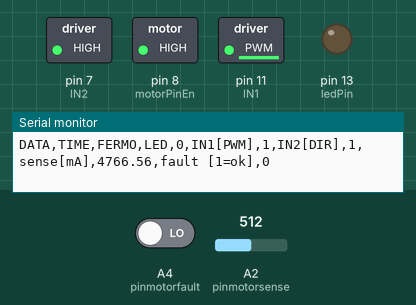
A sketch run on a simulated Arduino Uno, built with avr-gcc and run on an emulated ATmega328P. Parts: switched loads named in the sketch (green lamp = pin HIGH), output pins drawn as LEDs (lit = HIGH), the last lines printed to the serial monitor. The inputs (shaded band) are chosen by the test bench; at power-on: A2 (pinmotorsense) = 512, A4 (pinmotorfault) LOW.

Above: at 15.6 s.
15.7 s: A2 (pinmotorsense) set to 0
At 16.6 s:
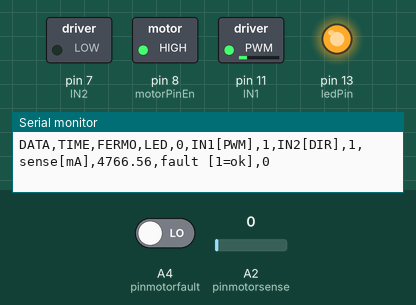
18.4 s: A2 (pinmotorsense) set to 25
At 21.7 s:
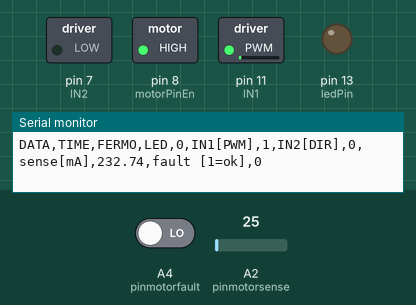
At 23.1 s:
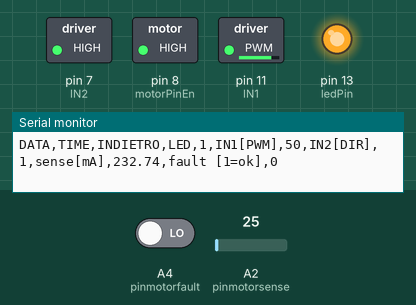
Timing chart, 0 to 38.0 s (numbered marks = the images above; inputs shaded):
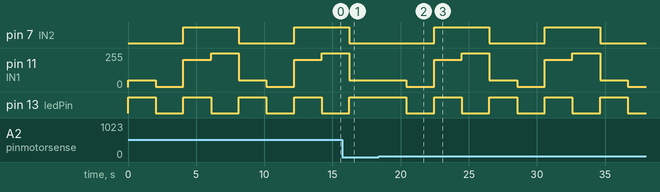

The sketch:

mc33926.ino
```cpp
// this is a pololu motor test

// MC33926 motor driver
// Check http://forum.pololu.com/viewtopic.php?f=15&t=5272#p25031 for explanations.
//(8-bit PWM=255, 10-bit PWM=1023)
// IN1 PinPWM         IN2 IN2
// PWM                L     Forward
// nPWM               H     Reverse

//void setMC33926(int IN2, int pinPWM, int speed){
//  if (speed < 0){
 //   digitalWrite(IN2, HIGH) ;
 //   analogWrite(pinPWM, 255-((byte)abs(speed)));
 // } else {
 //   digitalWrite(IN2, LOW) ;
 //   analogWrite(pinPWM, ((byte)speed));
 // }
//}

//MC33926: PER motorsense
//resolution 525mV / A
//with 0 A is output also 0V and on AD pin I will read 0
//with 5 A is output 2,625 V and on the AD pin I will read 538
//Esempio:
//5A x 0.525V/A = 2.625V
// il pin leggeraà 2.625V x 1023 / 5V = 538
//NB: gli analog pin leggono 0-1023 0-5V

int pwm;
int ledPin = 13;
int statuspin;
int row=0;   //per il seriale

int IN1 = 11;  //----> IN1   (Pin Input PWM, PWM or -PWM)
int IN2= 7;    //----> IN2   (Pin DIR, L o H)
int pinmotorfault= A4;    //----> M2SF    (fault)
int pinmotorsense= A2;    //----> M2FB    (sense) 525mV/A
int motorPinEn= 8;   //----> EN      (abilita motori)

//letture
int ledStat;
int motorStat;
float senseStat;
float senseAmp;
int faultStat;


void setup()
{
  // definizioni
  pinMode(ledPin,OUTPUT);
  pinMode(IN1,OUTPUT);
  pinMode(IN2,OUTPUT);
  pinMode(pinmotorfault,INPUT);
  pinMode(pinmotorsense,INPUT);
  pinMode(motorPinEn,OUTPUT);


  // settaggi iniziali
  digitalWrite(ledPin,LOW);   // setto il led spento
  digitalWrite(motorPinEn,HIGH);   // non abilito i motori perchè sono su 5V

  analogWrite(IN1,0); // setto la velocità nulla iniziale

  //contatto con la seriale
  Serial.begin(9600);
}


void loop()
{
  // STAMPA TUTTI I VALORI
  row++;

  if (row>15)
  {
   row=0;
   Serial.println("ROW,SET,2");
   Serial.println("CLEARDATA");
  }


  //FORWARD
  pwm=50;
  digitalWrite(ledPin,HIGH); //led acceso
  digitalWrite(IN2,LOW); //Forward
  analogWrite(IN1,pwm);

  delay(5);
  ledStat=digitalRead(ledPin);
  motorStat=digitalRead(IN2);

  do {//continua a leggere il valore di corrente fino a che è diverso da 0
    senseStat=analogRead(pinmotorsense);
    delay(5);
    senseAmp = 5*senseStat/1023/0.525*1000; // trasformo in milliAmpere (attenzione: prima divido e poi moltiplico, altrimenti vado fuori con la dimensione della variabile)
  } while(senseAmp==0);

  faultStat=digitalRead(pinmotorfault);
  delay(5);
  Serial.print("DATA,TIME,"); Serial.print("AVANTI"); Serial.print(",LED,"); Serial.print(ledStat); Serial.print(",IN1[PWM],"); Serial.print(pwm);Serial.print(",IN2[DIR],"); Serial.print(motorStat);Serial.print(",sense[mA],"); Serial.print(senseAmp);Serial.print(",fault [1=ok],"); Serial.println(faultStat);
  faultStat=0;
  delay(2000);


  //ZERO
  pwm=1;
  digitalWrite(ledPin,LOW); //led spento
  analogWrite(IN1,pwm);

  delay(5);
  ledStat=digitalRead(ledPin);
  motorStat=digitalRead(IN2);

  senseStat=analogRead(pinmotorsense);
  delay(5);
  senseAmp = 5*senseStat/1023/0.525*1000; // trasformo in milliAmpere (attenzione: prima divido e poi moltiplico, altrimenti vado fuori con la dimensione della variabile)

  faultStat=digitalRead(pinmotorfault);
  delay(5);
  Serial.print("DATA,TIME,"); Serial.print("FERMO"); Serial.print(",LED,"); Serial.print(ledStat); Serial.print(",IN1[PWM],"); Serial.print(pwm);Serial.print(",IN2[DIR],"); Serial.print(motorStat);Serial.print(",sense[mA],"); Serial.print(senseAmp);Serial.print(",fault [1=ok],"); Serial.println(faultStat);
  faultStat=0;
  delay(2000);


  //REVERSE
  pwm=50;
  digitalWrite(ledPin,HIGH); //led acceso
  digitalWrite(IN2,HIGH); //Reverse
  analogWrite(IN1,255-pwm);

  delay(5);
  ledStat=digitalRead(ledPin);
  motorStat=digitalRead(IN2);

  do {//continua a leggere il valore di corrente fino a che è diverso da 0
    senseStat=analogRead(pinmotorsense);
    delay(5);
    senseAmp = 5*senseStat/1023/0.525*1000; // trasformo in milliAmpere (attenzione: prima divido e poi moltiplico, altrimenti vado fuori con la dimensione della variabile)
  } while(senseAmp==0);

  faultStat=digitalRead(pinmotorfault);
  delay(5);
  Serial.print("DATA,TIME,"); Serial.print("INDIETRO"); Serial.print(",LED,"); Serial.print(ledStat); Serial.print(",IN1[PWM],"); Serial.print(pwm);Serial.print(",IN2[DIR],"); Serial.print(motorStat);Serial.print(",sense[mA],"); Serial.print(senseAmp);Serial.print(",fault [1=ok],"); Serial.println(faultStat);
  faultStat=0;
  delay(2000);

  //ZERO
  pwm=1;
  digitalWrite(ledPin,LOW); //led spento
  analogWrite(IN1,255-pwm);

  delay(5);
  ledStat=digitalRead(ledPin);
  motorStat=digitalRead(IN2);

  senseStat=analogRead(pinmotorsense);
  delay(5);
  senseAmp = 5*senseStat/1023/0.525*1000; // trasformo in milliAmpere (attenzione: prima divido e poi moltiplico, altrimenti vado fuori con la dimensione della variabile)

  faultStat=digitalRead(pinmotorfault);
  delay(5);
  Serial.print("DATA,TIME,"); Serial.print("FERMO"); Serial.print(",LED,"); Serial.print(ledStat); Serial.print(",IN1[PWM],"); Serial.print(pwm);Serial.print(",IN2[DIR],"); Serial.print(motorStat);Serial.print(",sense[mA],"); Serial.print(senseAmp);Serial.print(",fault [1=ok],"); Serial.println(faultStat);
  faultStat=0;
  delay(2000);

}
```

Measured:
- after the input at 18.4 s, pin 7 (IN2): alternates HIGH for 4.1 s and LOW for 4.1 s, starting after 4.1 s; pin 11 (IN1): 50/255 → 1/255 after 2.0 s, → 205/255 2.0 s later, → 254/255 2.0 s later, → 50/255 2.0 s later, … (9 changes in this stretch); pin 13 (ledPin): alternates HIGH for 2.0 s and LOW for 2.0 s, starting after 2.0 s
- by itself, pin 13 (ledPin): alternates HIGH for 2.0 s and LOW for 2.0 s
